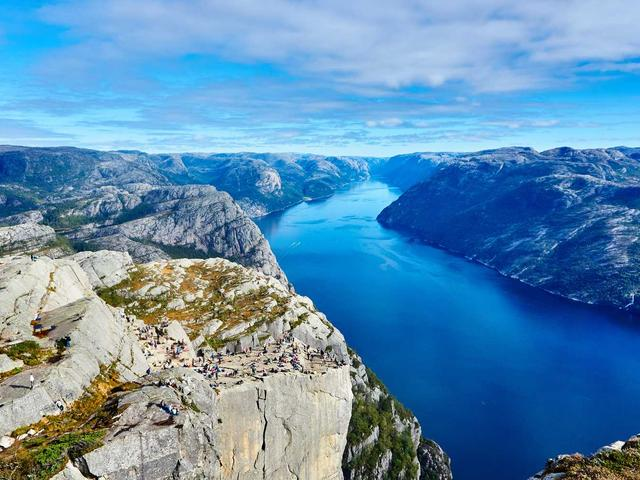
#> input picture data/edificio.jpg, 640 x 480 px, found by its file name
$ python edge_detection.py   (older library calls are emulated)
#> lines starting #> are read from the running program, lines starting #| are printed output that depends on the picture; after the words box and inside, x2 and y2 are one past the last pixel; in counts of white or black regions, pixels touching at a corner belong together
import cv2
import numpy as np
import os

os.makedirs("output", exist_ok=True)


def detectar_bordes_sobel(img_path, out_path):
#> called with img_path = 'data/edificio.jpg', out_path = 'output/edificio_sobel.png'
    img = cv2.imread(img_path, cv2.IMREAD_GRAYSCALE)
#> img: shape (480, 640); min 0, max 255, mean 131.7
    if img is None:
        raise FileNotFoundError(f"No se pudo leer {img_path}")
    sobel_x = cv2.Sobel(img, cv2.CV_64F, 1, 0, ksize=3)
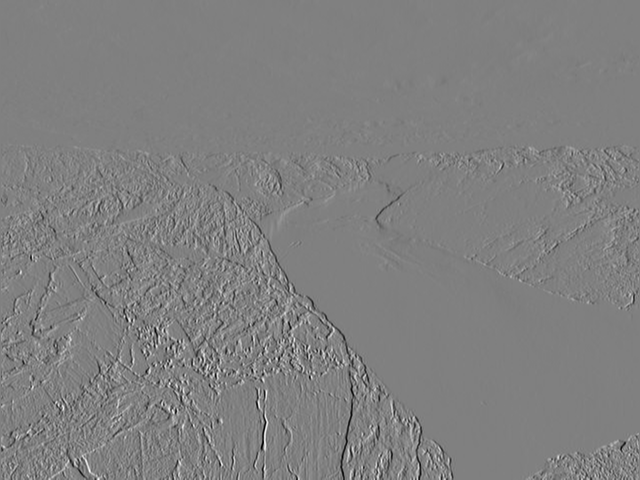
#> sobel_x: shape (480, 640) float64; min -907, max 896, mean -0.5; drawn with min black and max white
    sobel_y = cv2.Sobel(img, cv2.CV_64F, 0, 1, ksize=3)
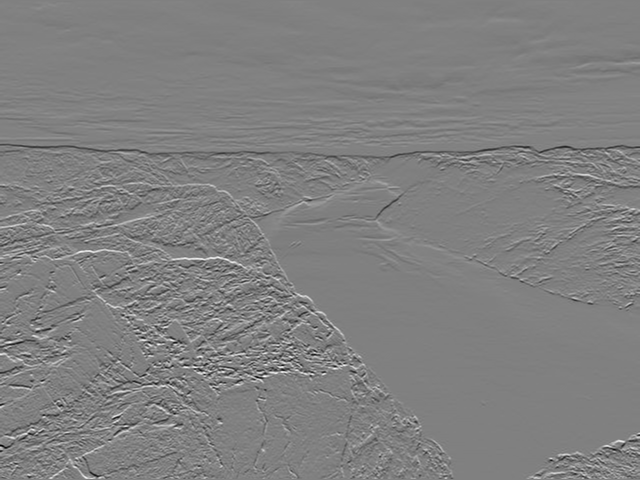
#> sobel_y: shape (480, 640) float64; min -940, max 924, mean -1; drawn with min black and max white
    mag = np.sqrt(sobel_x**2 + sobel_y**2)
    mag = mag / mag.max() * 255 if mag.max() > 0 else mag
    mag = np.uint8(mag)
    cv2.imwrite(out_path, mag)
    print(f"Sobel guardado en {out_path}")


def detectar_bordes_canny(img_path, out_path, t1=50, t2=150):
#> called with img_path = 'data/edificio.jpg', out_path = 'output/edificio_canny.png', t1 = 50, t2 = 150
    img = cv2.imread(img_path, cv2.IMREAD_GRAYSCALE)
    if img is None:
        raise FileNotFoundError(f"No se pudo leer {img_path}")
    blurred = cv2.GaussianBlur(img, (5, 5), 0)
    edges = cv2.Canny(blurred, t1, t2)
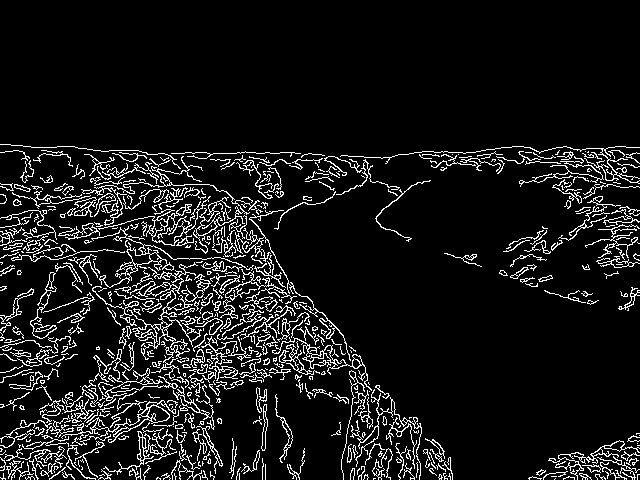
#> edges: shape (480, 640); 9.2% white in thin lines or dots, all inside (x1, y1, x2, y2) = (0, 144, 640, 480)
    cv2.imwrite(out_path, edges)
    print(f"Canny guardado en {out_path}")


def guardar_comparacion(img_path, sobel_path, canny_path, out_path):
#> called with img_path = 'data/edificio.jpg', sobel_path = 'output/edificio_sobel.png', canny_path = 'output/edificio_canny.png', out_path = 'output/edificio_comparacion.png'
    original = cv2.imread(img_path, cv2.IMREAD_GRAYSCALE)
    sobel = cv2.imread(sobel_path, cv2.IMREAD_GRAYSCALE)
    canny = cv2.imread(canny_path, cv2.IMREAD_GRAYSCALE)
    h = 240
    original = cv2.resize(original, (int(original.shape[1] * h / original.shape[0]), h))
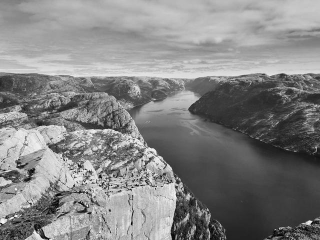
#> original: shape (240, 320); min 2, max 247, mean 131.8
    sobel = cv2.resize(sobel, (original.shape[1], h))
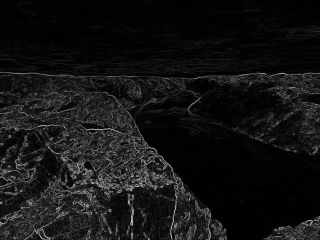
#> sobel: shape (240, 320); min 0, max 200, mean 19.9
    canny = cv2.resize(canny, (original.shape[1], h))

    def etiqueta(img, texto):
#> called with texto = 'Original'
        panel = cv2.cvtColor(img, cv2.COLOR_GRAY2BGR)
        cv2.putText(panel, texto, (10, 28), cv2.FONT_HERSHEY_SIMPLEX, 0.8, (0, 255, 255), 2)
        return panel

    combo = np.hstack([
        etiqueta(original, "Original"),
        etiqueta(sobel, "Sobel"),
        etiqueta(canny, "Canny"),
    ])
#> call 3 of etiqueta, with texto = 'Canny'
#> in etiqueta (call 3), `cv2.putText(panel, texto, (10, 28), cv2.FONT_HERSHEY_SIMPLEX, 0.8, (0,..`:
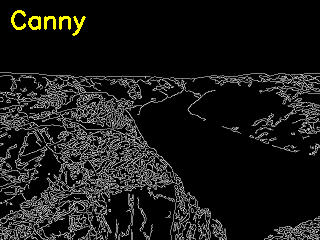
#> panel: shape (240, 320, 3); mean B, G, R 23.6, 25.3, 25.3
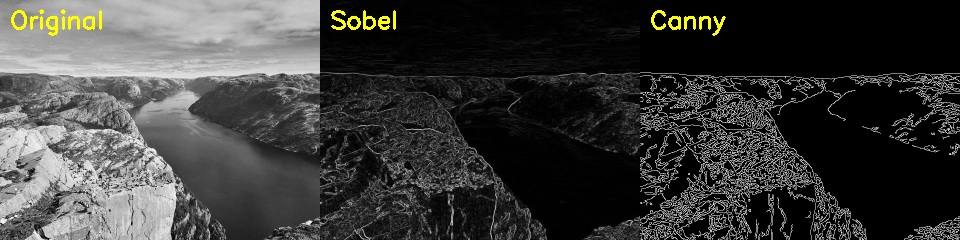
#> combo: shape (240, 960, 3); mean of channels 0, 1, 2 57.9, 59.9, 59.9; drawn as B, G, R
    cv2.imwrite(out_path, combo)
    print(f"Comparacion guardada en {out_path}")


if __name__ == "__main__":
    imagenes = ["data/edificio.jpg", "data/perro.jpg", "data/objetos.jpg"]

    for img in imagenes:
        nombre = os.path.splitext(os.path.basename(img))[0]
        sobel_path = f"output/{nombre}_sobel.png"
        canny_path = f"output/{nombre}_canny.png"
        detectar_bordes_sobel(img, sobel_path)
        detectar_bordes_canny(img, canny_path)
        guardar_comparacion(img, sobel_path, canny_path, f"output/{nombre}_comparacion.png")
#> pass 2 of the loop `for img in imagenes:`:
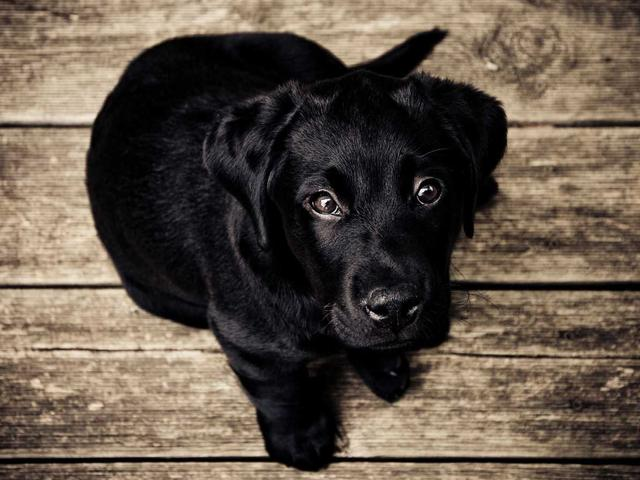
#> input picture data/perro.jpg, 640 x 480 px, found by its file name
#> in detectar_bordes_canny (call 2), `edges = cv2.Canny(blurred, t1, t2)`:
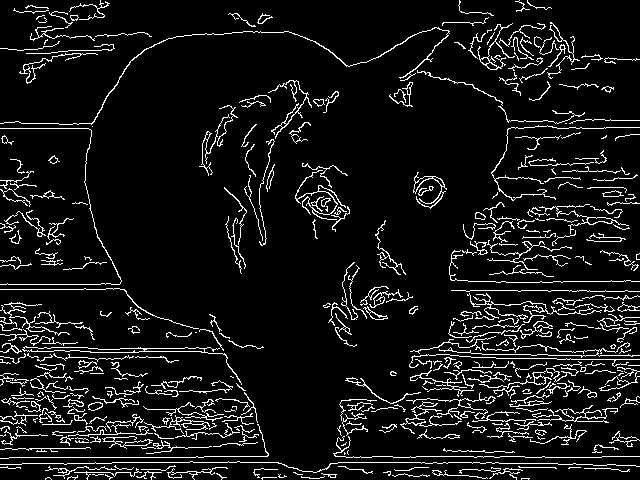
#> edges: shape (480, 640); 8.3% white in thin lines or dots
#> in guardar_comparacion (call 2), `combo = np.hstack([ etiqueta(original, "Original"), etiqueta(sobel, "S..`:
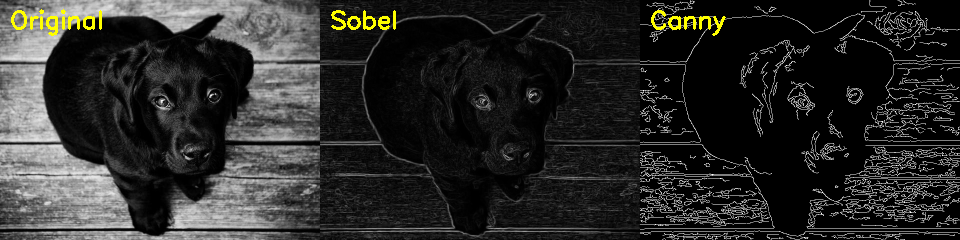
#> combo: shape (240, 960, 3); mean of channels 0, 1, 2 41.2, 43.2, 43.2; drawn as B, G, R
#> pass 3 of the loop `for img in imagenes:`:
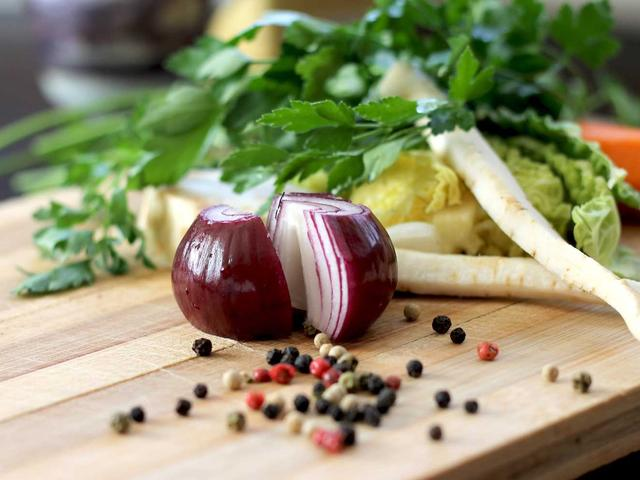
#> input picture data/objetos.jpg, 640 x 480 px, found by its file name
#> in detectar_bordes_sobel (call 3), `sobel_y = cv2.Sobel(img, cv2.CV_64F, 0, 1, ksize=3)`:
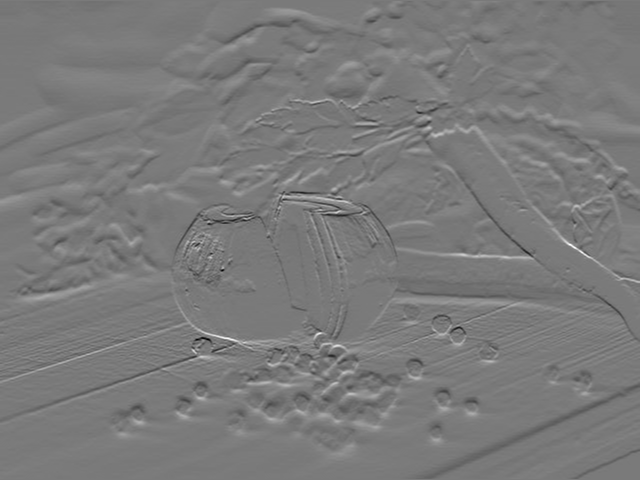
#> sobel_y: shape (480, 640) float64; min -784, max 847, mean 0.8; drawn with min black and max white
#> in detectar_bordes_canny (call 3), `edges = cv2.Canny(blurred, t1, t2)`:
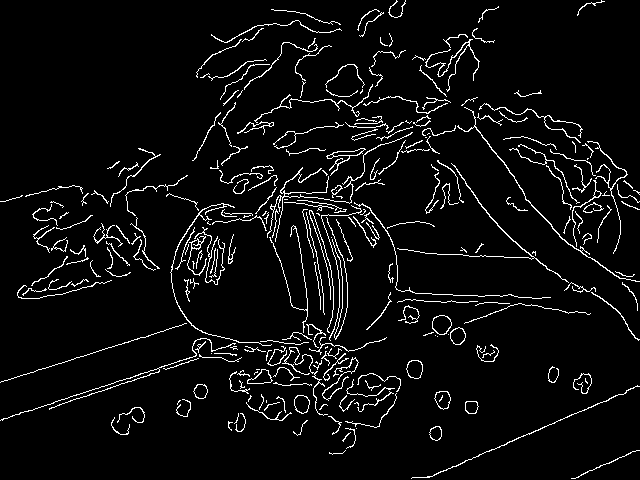
#> edges: shape (480, 640); 5.2% white in thin lines or dots
